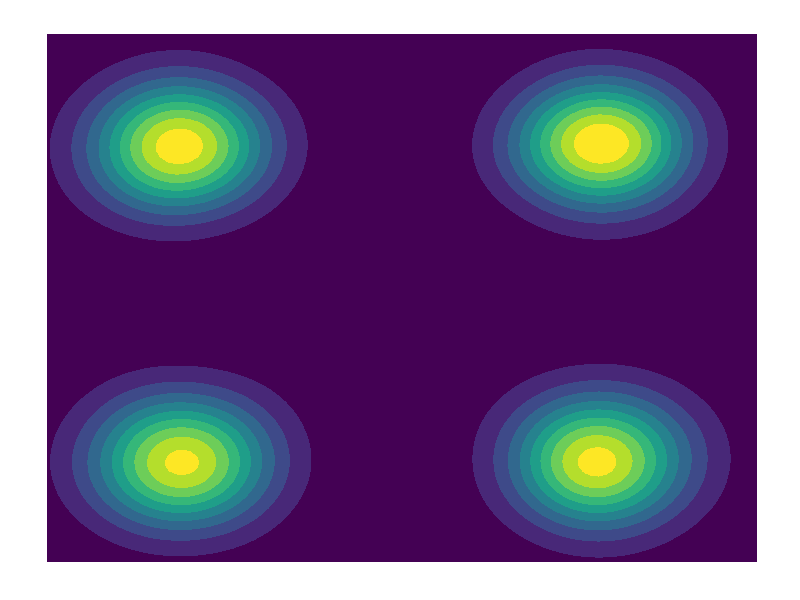
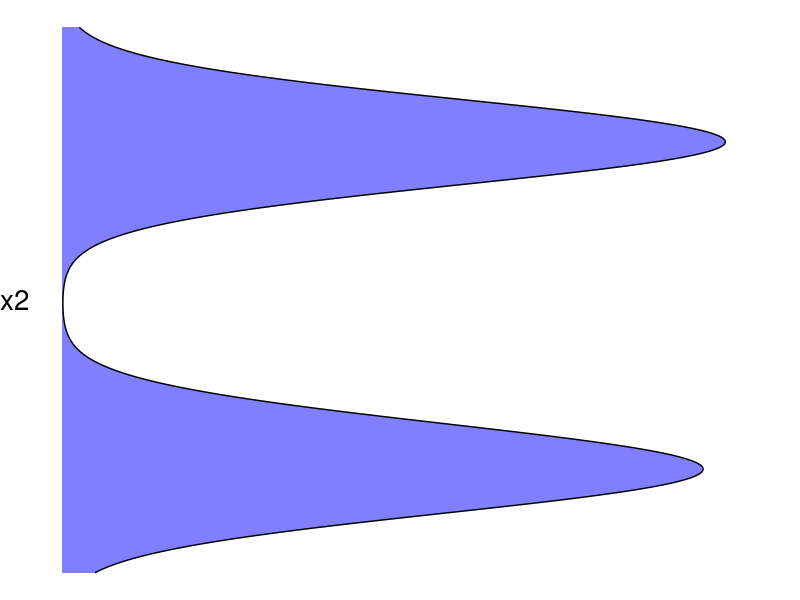
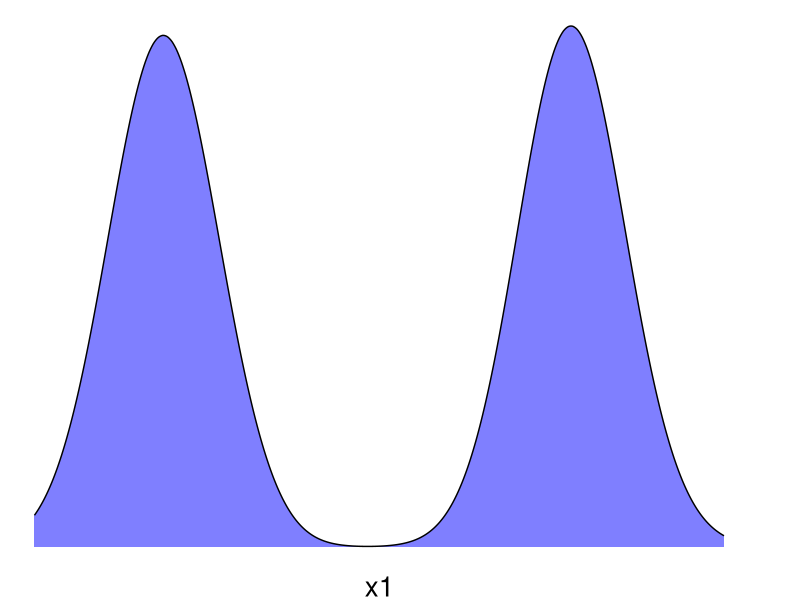

Generate these figures, in order, with R: (Note: this script raises an error after producing the figures.)
library(ggplot2)
library(MASS)     
library(gridExtra) 


# Define parameters for the Gaussian distributions
mean1 <- c(0, 0)
mean2 <- c(10, 10)
covariance <- matrix(c(1, 0, 0, 1), nrow = 2)

# Generate samples
set.seed(0)
samples1 <- mvrnorm(n = 1000, mu = mean1, Sigma = covariance)
samples2 <- mvrnorm(n = 1000, mu = mean2, Sigma = covariance)
samples <- rbind(samples1, samples2)

# Create a data frame
df <- data.frame(x = samples[,1], y = samples[,2])

# Create the main contour plot
p_main <- ggplot(df, aes(x = x, y = y)) + 
  geom_density_2d_filled() +
  theme_minimal() +
  theme(axis.title = element_blank(),
        axis.text = element_blank(),
        axis.ticks = element_blank(),
        panel.grid = element_blank()) +
  theme(legend.position = "none")

# Create the top marginal plot (X-axis)
p_top <- ggplot(df, aes(x = x)) +
  geom_density(aes(y = after_stat(density)), fill = "blue", alpha = 0.5) +
  theme_void() +
  theme(plot.margin = margin(t = 0, r = 30, b = 0, l = 0),
        axis.title.x = element_text(size = 20)) + 
  labs(x = "x1")

# Create the right marginal plot (Y-axis)
p_right <- ggplot(df, aes(x = y)) +
  geom_density(aes(y = after_stat(density)), fill = "blue", alpha = 0.5) +
  theme_void() +
  theme(plot.margin = margin(t = 0, r = 30, b = 0, l = 0),
        axis.title.y = element_text(size = 20)) + 
  labs(x = "x2") +
  coord_flip() 

# Arrange the plots together
empty <- ggplot() + geom_blank(aes(x = 0, y = 0)) + theme_void()
p1 <- arrangeGrob(p_top, empty, p_main, p_right,
                          ncol = 2, nrow = 2,
                          widths = c(4, 0.5),
                          heights = c(2, 7))


# Define parameters for the Gaussian distributions
mean1 <- c(0, 0)
mean2 <- c(10, 10)
mean3 <- c(10, 0)
mean4 <- c(0, 10)

# Generate samples
set.seed(0)
samples1 <- mvrnorm(n = 1000, mu = mean1, Sigma = covariance)
samples2 <- mvrnorm(n = 1000, mu = mean2, Sigma = covariance)
samples3 <- mvrnorm(n = 1000, mu = mean3, Sigma = covariance)
samples4 <- mvrnorm(n = 1000, mu = mean4, Sigma = covariance)

samples <- rbind(samples1, samples2, samples3, samples4)

# Create a data frame
df <- data.frame(x = samples[,1], y = samples[,2])

# Create the main contour plot
p_main <- ggplot(df, aes(x = x, y = y)) + 
  geom_density_2d_filled() +
  theme_minimal() +
  theme(axis.title = element_blank(),
        axis.text = element_blank(),
        axis.ticks = element_blank(),
        panel.grid = element_blank()) +
  theme(legend.position = "none")

# Create the top marginal plot (X-axis)
p_top <- ggplot(df, aes(x = x)) +
  geom_density(aes(y = after_stat(density)), fill = "blue", alpha = 0.5) +
  theme_void() +
  theme(plot.margin = margin(t = 0, r = 30, b = 0, l = 0),
        axis.title.x = element_text(size = 20)) + 
  labs(x = "x1")

# Create the right marginal plot (Y-axis)
p_right <- ggplot(df, aes(x = y)) +
  geom_density(aes(y = after_stat(density)), fill = "blue", alpha = 0.5) +
  theme_void() +
  theme(plot.margin = margin(t = 0, r = 30, b = 0, l = 0),
        axis.title.y = element_text(size = 20)) + 
  labs(x = "x2") +
  coord_flip() 

# Arrange the plots together
empty <- ggplot() + geom_blank(aes(x = 0, y = 0)) + theme_void()
p2 <- arrangeGrob(p_top, empty, p_main, p_right,
                          ncol = 2, nrow = 2,
                          widths = c(4, 0.5),
                          heights = c(2, 7))

# Display the plot
grid.newpage()
grid.draw(p2)

plot = grid.arrange(p1, p2,  ncol = 2)

ggsave(file = "../figure/gaussian_mixture_with_marginals.png", plot = plot, width = 24, height = 8, dpi = 300)
